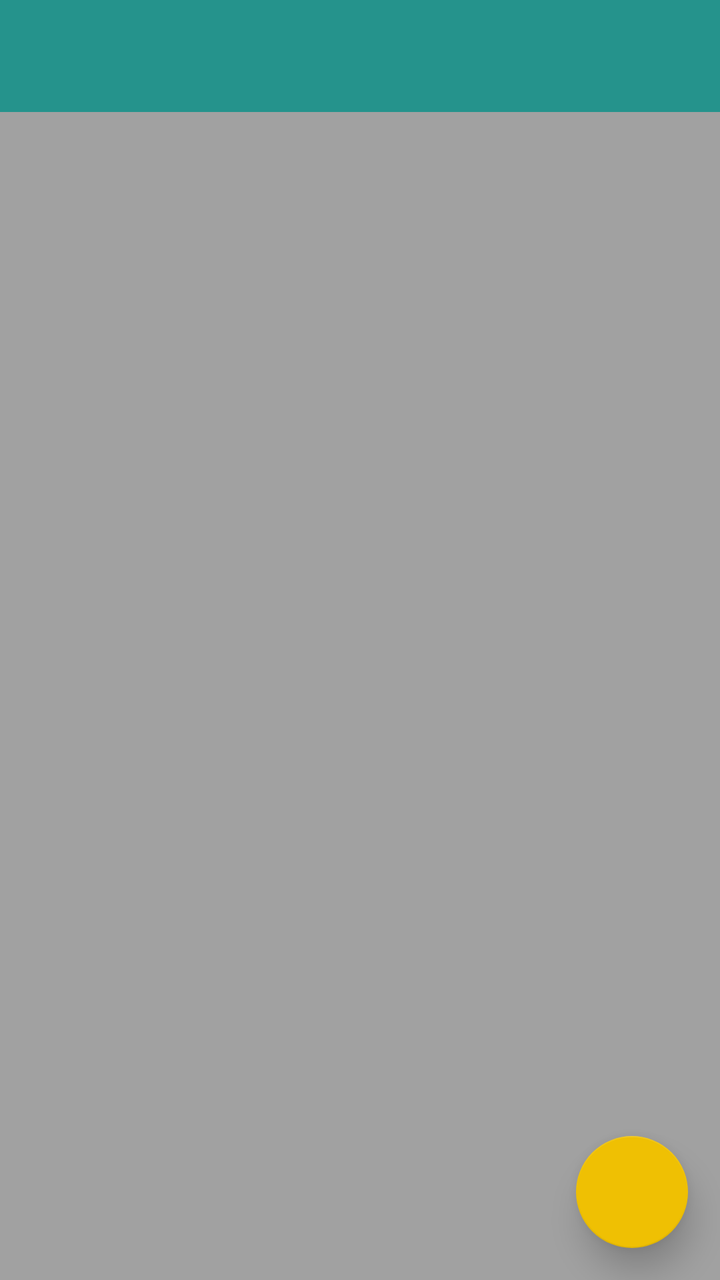
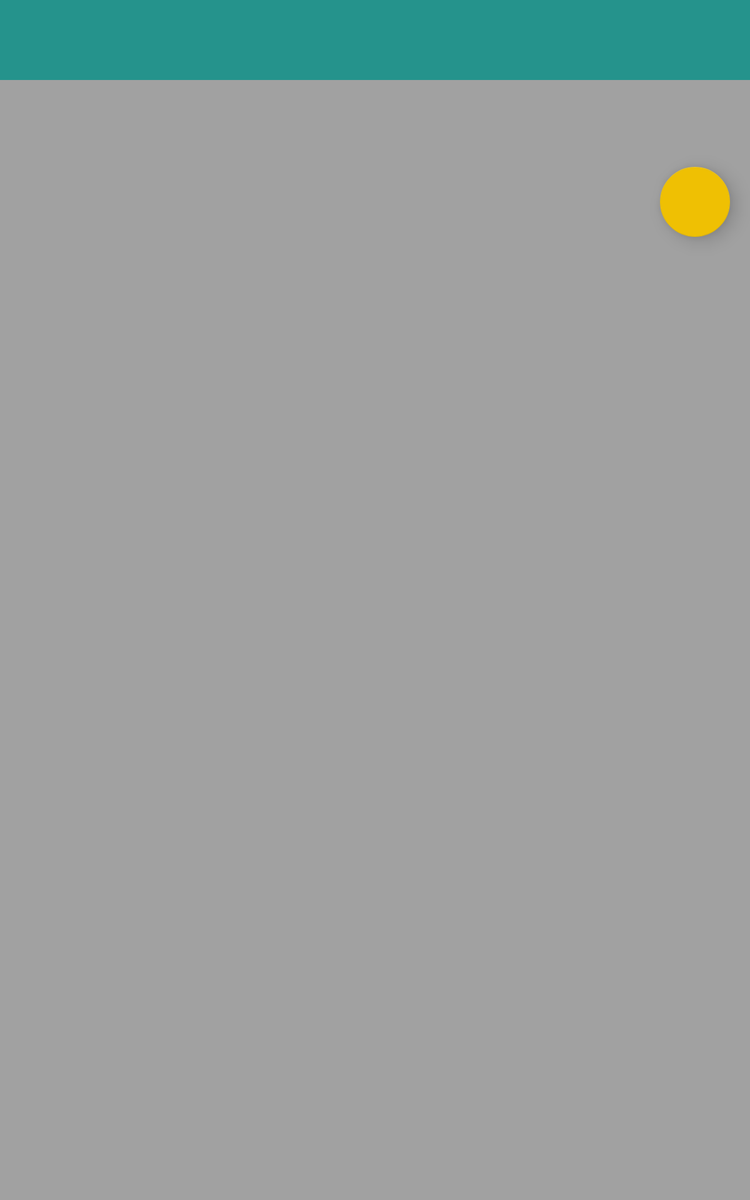

One screen, two layout resources from the same app: the default and the repository's alternative for another configuration. Each is rendered where Android would select it; the XML of both is given below.
<!-- AndroidManifest.xml: application theme AppTheme -->
<!-- res/layout/activity_order.xml -->
<?xml version="1.0" encoding="utf-8"?>
<android.support.design.widget.CoordinatorLayout
    xmlns:android="http://schemas.android.com/apk/res/android"
    xmlns:app="http://schemas.android.com/apk/res-auto"
    android:layout_width="match_parent"
    android:layout_height="match_parent"
    android:id="@+id/coordinator">
    <LinearLayout xmlns:android="http://schemas.android.com/apk/res/android"
                  android:layout_width="match_parent"
                  android:layout_height="match_parent"
                  xmlns:app="http://schemas.android.com/apk/res-auto"
                  android:orientation="vertical" android:layout_centerHorizontal="true">

        <android.support.v7.widget.Toolbar
            android:layout_width="match_parent"
            android:layout_height="?attr/actionBarSize"
            android:id="@+id/toolbar"
            android:background="?attr/colorPrimary"
            android:popupTheme="@style/ThemeOverlay.AppCompat.Light"
            android:theme="@style/ThemeOverlay.AppCompat.Dark.ActionBar">

        </android.support.v7.widget.Toolbar>
        <TextView
            android:layout_width="match_parent"
            android:layout_height="wrap_content"
        android:id="@+id/name_table_order"
            android:maxLines="1"
            android:padding="16dp"
            android:textAppearance="@style/TextAppearance.AppCompat.Subhead"
            android:textColor="@android:color/white" android:textAlignment="center"
            android:textStyle="normal|bold"/>

        <android.support.v7.widget.RecyclerView
            android:id="@+id/dish_selected_recycler"
            android:layout_width="match_parent"
            android:layout_height="match_parent"
            app:layoutManager="LinearLayoutManager"

            >

        </android.support.v7.widget.RecyclerView>



    </LinearLayout>

    <android.support.design.widget.FloatingActionButton
        android:id="@+id/add_dish_FAB"
        android:layout_width="wrap_content"
        android:layout_height="wrap_content"
        android:src="@drawable/ic_plus"
        app:elevation="10dp"
        android:layout_margin="16dp"

        android:layout_gravity="bottom|right|end"

    />
</android.support.design.widget.CoordinatorLayout>
<!-- resources referenced by this layout -->
<resources>
  <!-- from res/values-v21/ -->
  <style name="AppTheme" parent="Base.AppTheme">
          <item name="android:windowContentTransitions">true</item>
      </style>
  <style name="Base.AppTheme" parent="Theme.AppCompat.Light.NoActionBar">
          <item name="colorPrimaryDark">@color/darkPrimaryColor</item>
          <item name="colorPrimary">@color/primaryColor</item>
          <item name="colorAccent">@color/accentColor</item>
          <item name="android:windowBackground">@color/backgroundColor</item>
  
      </style>
  <color name="darkPrimaryColor">#146865</color>
  <color name="primaryColor">#25938c</color>
  <color name="accentColor">#efc003</color>
  <color name="backgroundColor">#a1a1a1</color>
</resources>
<!-- res/layout-sw450dp/activity_order.xml (the repository's variant of the layout above) -->
<!-- drawn on a 7-inch tablet held upright -->
<?xml version="1.0" encoding="utf-8"?>
<android.support.design.widget.CoordinatorLayout
    xmlns:android="http://schemas.android.com/apk/res/android"
    xmlns:app="http://schemas.android.com/apk/res-auto"
    android:layout_width="match_parent"
    android:layout_height="match_parent"
    android:id="@+id/coordinator">
    <LinearLayout xmlns:android="http://schemas.android.com/apk/res/android"
                  android:layout_width="match_parent"
                  android:layout_height="match_parent"
                  xmlns:app="http://schemas.android.com/apk/res-auto"
                  android:orientation="vertical"
                  android:layout_centerHorizontal="true">

        <android.support.v7.widget.Toolbar
            android:layout_width="match_parent"
            android:layout_height="?attr/actionBarSize"
            android:id="@+id/toolbar"
            android:background="?attr/colorPrimary"
            android:popupTheme="@style/ThemeOverlay.AppCompat.Light"
            android:theme="@style/ThemeOverlay.AppCompat.Dark.ActionBar">

        </android.support.v7.widget.Toolbar>
        <TextView
            android:layout_width="match_parent"
            android:layout_height="wrap_content"
            android:id="@+id/name_table_order"
            android:maxLines="1"
            android:padding="16dp"
            android:textAppearance="@style/TextAppearance.AppCompat.Subhead"
            android:textColor="@android:color/white" android:textAlignment="center"
            android:textStyle="normal|bold"/>
        <android.support.design.widget.FloatingActionButton
            android:id="@+id/add_dish_FAB"
            android:layout_width="wrap_content"
            android:layout_height="wrap_content"
            android:src="@drawable/ic_plus"
            app:elevation="10dp"
            android:layout_margin="16dp"

            android:layout_gravity="bottom|right|end"

            />

        <android.support.v7.widget.RecyclerView
            android:id="@+id/dish_selected_recycler"
            android:layout_width="match_parent"
            android:layout_height="match_parent"
            app:layoutManager="LinearLayoutManager"

            >

        </android.support.v7.widget.RecyclerView>



    </LinearLayout>

</android.support.design.widget.CoordinatorLayout>
